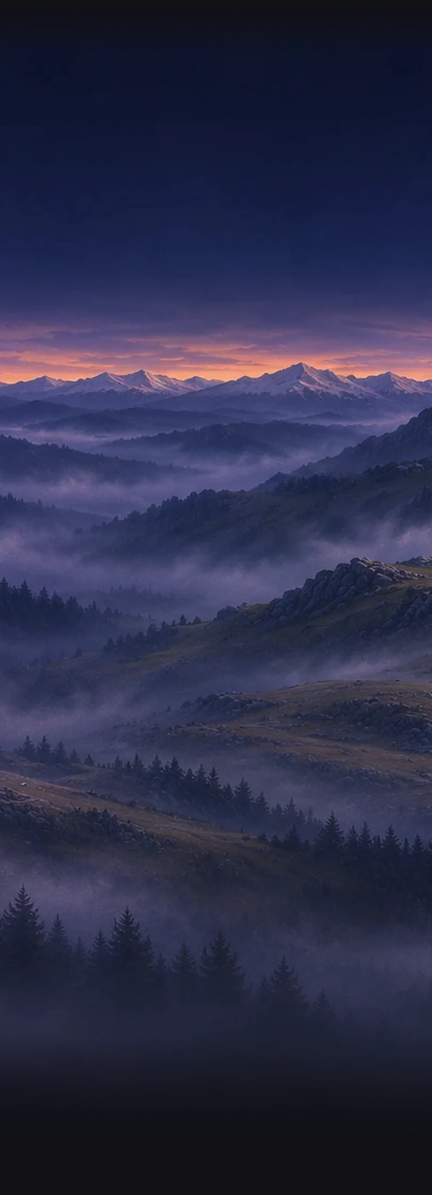
#> input picture assets/world/pano-dark-habits.webp, 1296 x 3584 px (shown at 1/3 size); its folder holds 4 pictures in this run
$ python build_world_from_master.py ../../assets/world/pano-dark-fieldnotes.webp ../../assets/world/pano-dark-habits.webp
#> lines starting #> are read from the running program, lines starting #| are printed output that depends on the picture
"""
Builds the world panorama (4096 x 3584) from ONE painting, so the tabs never show a stitch.

The master (1536 x 1024) is scaled 3.2x and its left 256 px dropped, which puts the summit at x ~2413 (about 74%
across the Journey screen, x 1280-2816) and the lakeside camp in Insights (x 2560-4096). Above the painting the sky
eases out of the app background; at the bottom the mist fades into it. Cut into the three shipped tiles.

    python3 design/canvas/build_world_from_master.py <dark|light> <master.png>
"""

import sys

import numpy as np
from PIL import Image, ImageFilter

theme, src = sys.argv[1], sys.argv[2]
W, H, SCALE, CROP_X, TOP = 4096, 3584, 3.2, 256, 200
BG = np.array([17, 17, 22] if theme == 'dark' else [247, 246, 251], np.float32)


def smooth(t):
    t = np.clip(t, 0, 1)
    return t * t * (3 - 2 * t)


m = Image.open(src).convert('RGB').resize((1536, 1024), Image.LANCZOS)  # ChatGPT sometimes returns 1535 px
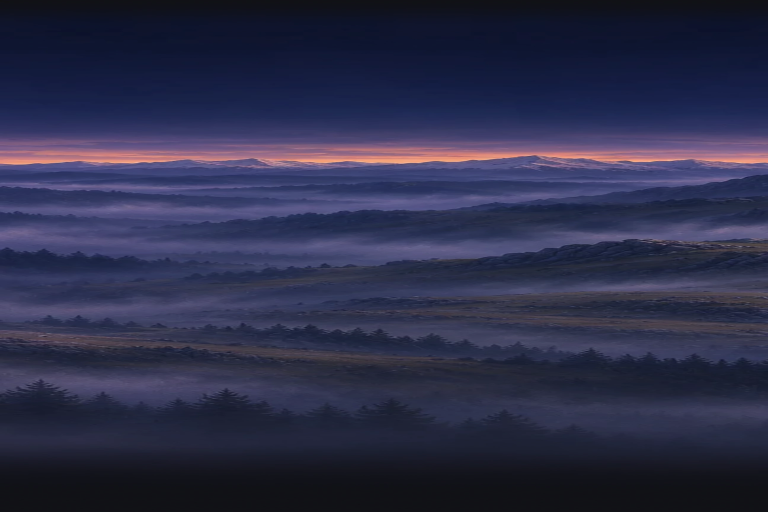
#> m: PIL image 1536x1024 RGB (shown at 1/2 size); mean R, G, B 44.7, 46.5, 74
m = m.crop((CROP_X, 0, m.width, m.height))
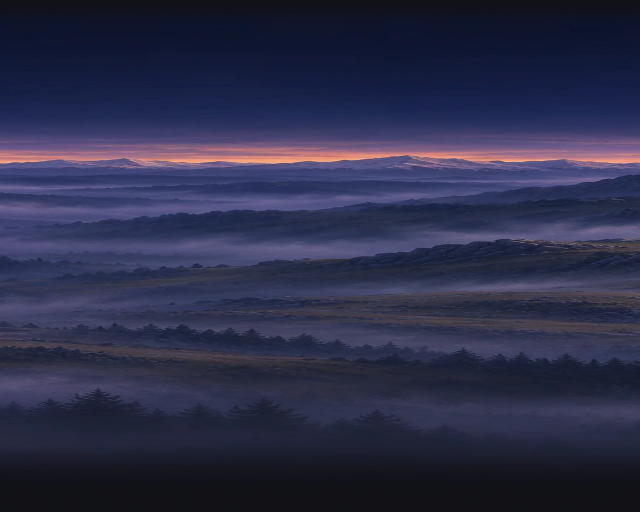
#> m: PIL image 1280x1024 RGB (shown at 1/2 size); mean R, G, B 44.2, 46.2, 73.4
sw, sh = round(m.width * SCALE), round(m.height * SCALE)
#> sw = 4096; sh = 3277
big = m.resize((sw, sh), Image.LANCZOS).filter(ImageFilter.UnsharpMask(radius=2, percent=40, threshold=2))
art = np.asarray(big).astype(np.float32)[:, :W]

out = np.repeat(np.repeat(BG[None, None], H, 0), W, 1)
end = min(H, TOP + sh)
#> end = 3477
out[TOP:end] = art[: end - TOP]
# Sky above the painting: its top rows, blurred, eased in from the background.
sky = np.asarray(Image.fromarray(art[:8].mean(0, keepdims=True).repeat(TOP, 0).astype(np.uint8)).filter(
    ImageFilter.GaussianBlur(40))).astype(np.float32)
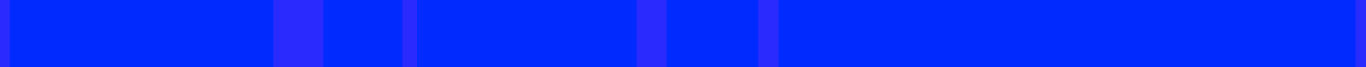
#> sky: shape (200, 4096, 3) float32 (shown at 1/3 size); mean R, G, B 16.1, 17, 22; drawn with min black and max white
w = smooth(np.arange(TOP) / TOP)[:, None, None]
out[:TOP] = BG * (1 - w) + sky * w
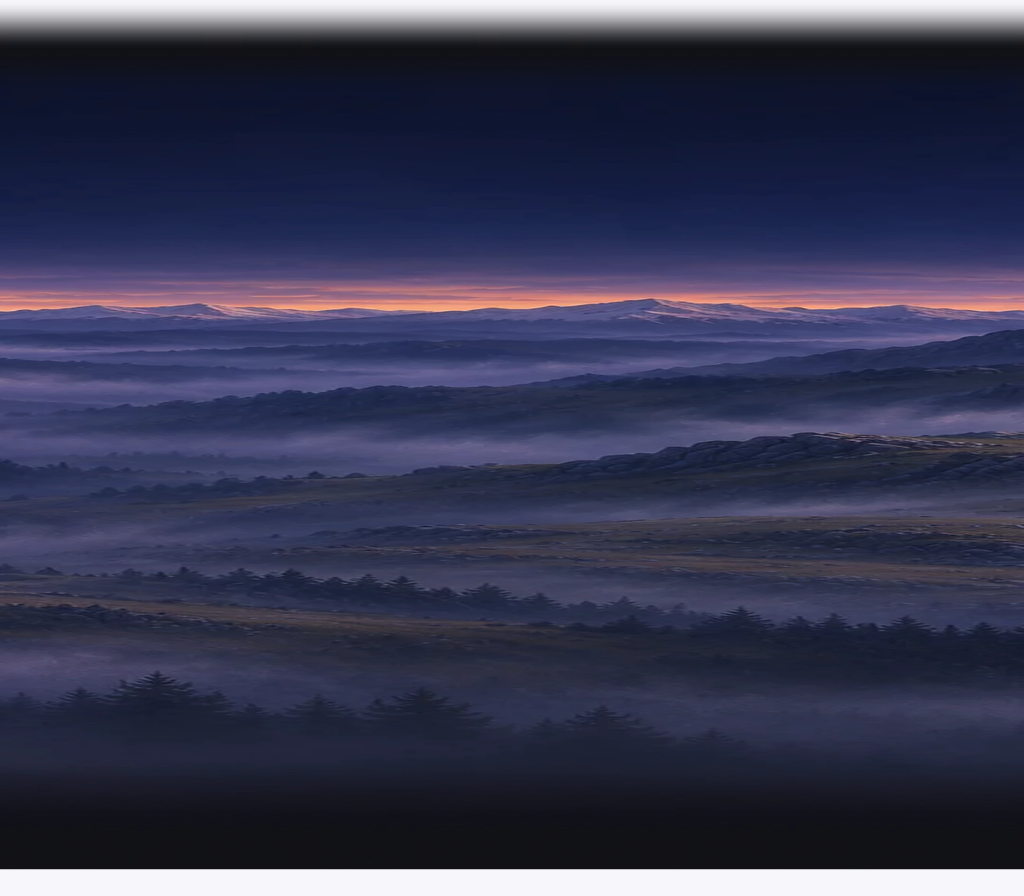
#> out: shape (3584, 4096, 3) float32 (shown at 1/4 size); mean R, G, B 54.2, 58.4, 80.4
# Bottom: the mist settles into the background over the last 420 rows.
fade = 420
rows = np.arange(H)[:, None, None]
w = smooth((rows - (end - fade)) / fade)
#> w = 3584 values from 0 to 1
out = out * (1 - w) + BG * w
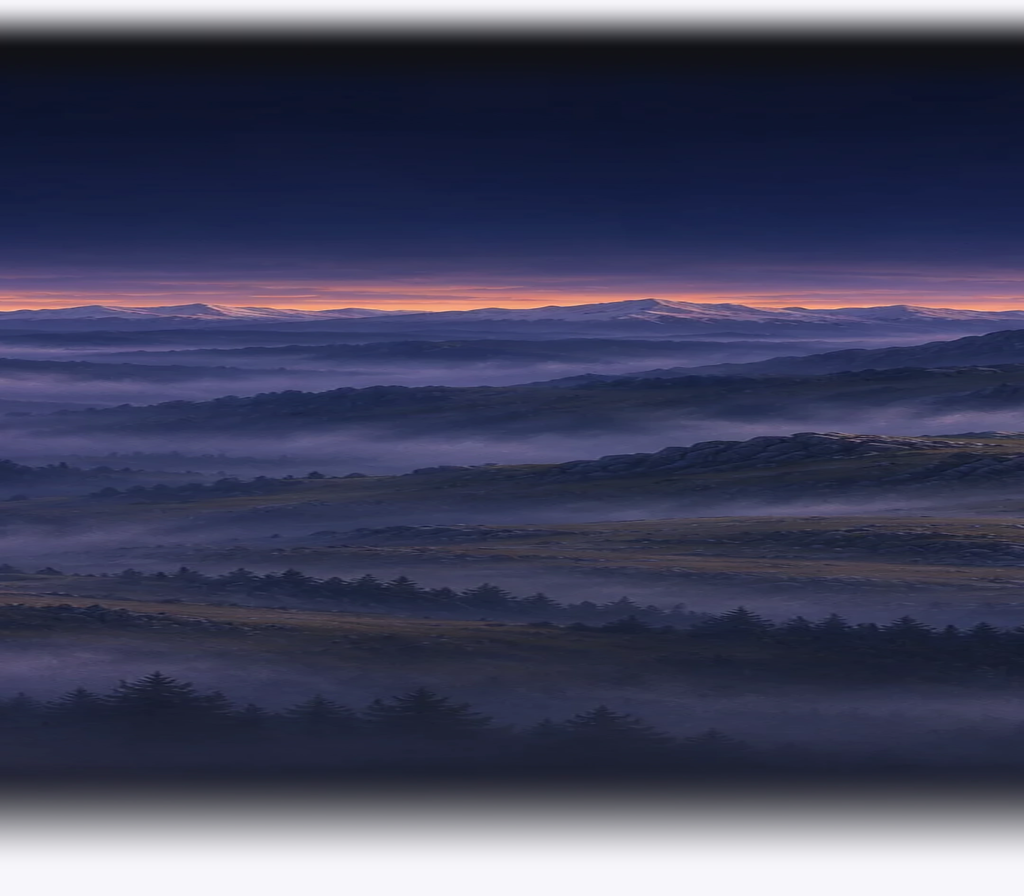
#> out: shape (3584, 4096, 3) float64 (shown at 1/4 size); mean R, G, B 68.6, 70.3, 95.5
out[end:] = BG

img = Image.fromarray(np.clip(out + np.random.default_rng(3).normal(0, 0.6, out.shape), 0, 255).astype(np.uint8))
for name, x, width in (('habits', 0, 1296), ('journey', 1264, 1568), ('fieldnotes', 2800, 1296)):
#> (the run stopped early here; a loop or call above may not have finished)
